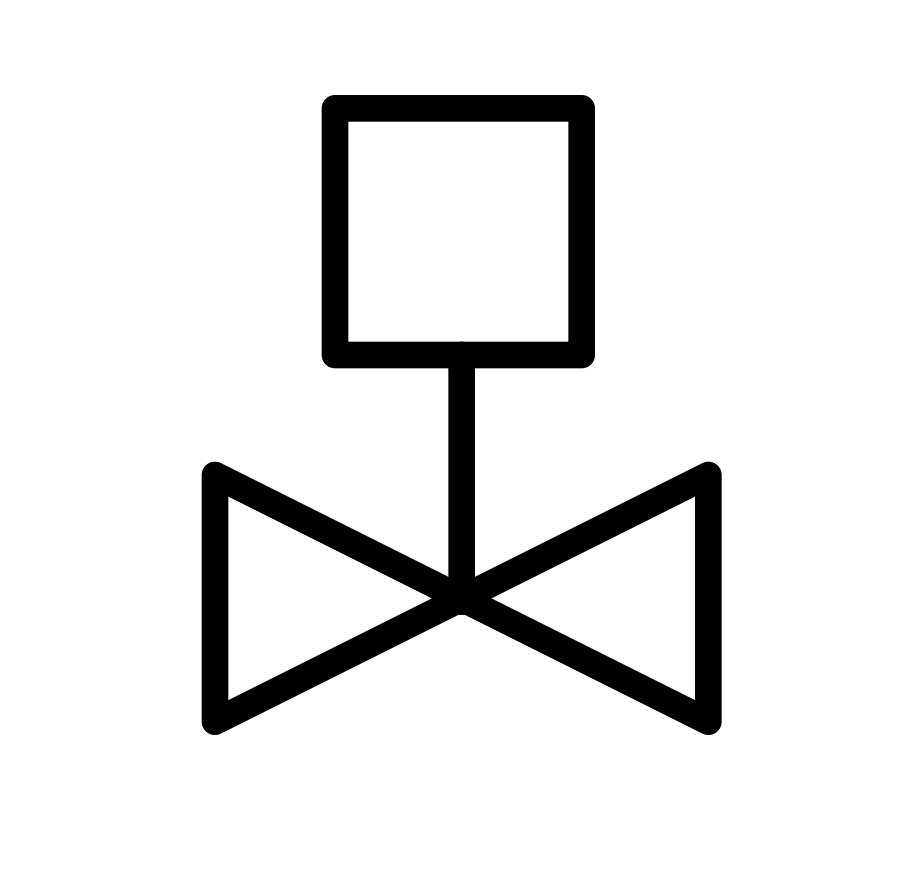
#> input picture input_CAD/targetA.png, 904 x 875 px
$ python -i tri_detector.py   (imports and definitions only)
#> lines starting #> are read from the running program, lines starting #| are printed output that depends on the picture; after the words box and inside, x2 and y2 are one past the last pixel; in counts of white or black regions, pixels touching at a corner belong together
#> further down, picture is the input picture: shape (875, 904, 3); min 0, max 255, mean 231.4
import cv2
import numpy as np


class TriangleDetector:
    def __init__(self):
        self.min_area = 100  # Minimum area of triangle to be detected
        self.approx_epsilon_factor = 0.02  # Approximation accuracy

    def detect_triangles(self, image):
        """
        Detect triangles in the given image.

        Args:
            image: Input image (BGR)

        Returns:
            List of triangles (each triangle is a numpy array of 3 points)
        """
        # Convert to grayscale
        gray = cv2.cvtColor(image, cv2.COLOR_BGR2GRAY)

        # Apply threshold or edge detection
        _, binary = cv2.threshold(gray, 127, 255, cv2.THRESH_BINARY_INV)
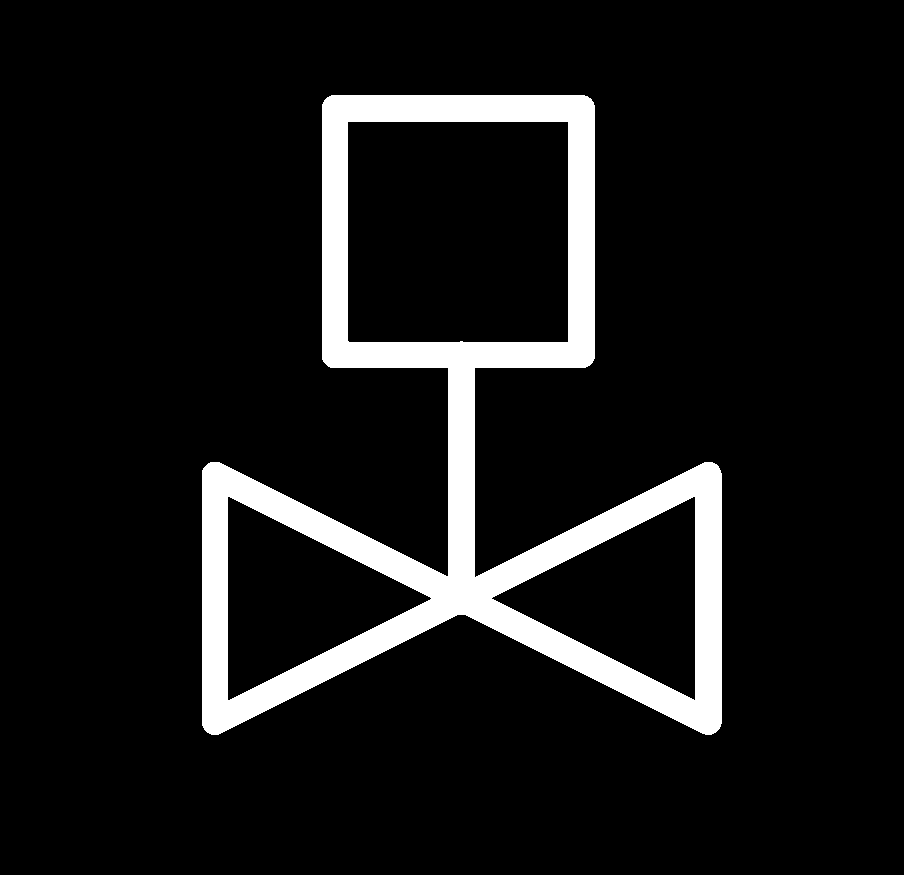
#> binary: shape (875, 904); 9.2% white; 1 white region

        # Find contours
        contours, _ = cv2.findContours(binary, cv2.RETR_LIST, cv2.CHAIN_APPROX_SIMPLE)
#> contours = 4 contours; box (x1, y1, x2, y2) and area: (202, 95, 722, 735) 161281, (347, 121, 569, 343) 48834, (227, 496, 432, 701) 21111, (491, 496, 696, 701) 21010

        triangles = []

        # Iterate through each contour
        for contour in contours:
            # Filter small contours
            if cv2.contourArea(contour) < self.min_area:
                continue

            # Approximate contour with polygon
            epsilon = self.approx_epsilon_factor * cv2.arcLength(contour, True)
            approx = cv2.approxPolyDP(contour, epsilon, True)

            # Check if it's a triangle (has 3 vertices)
            if len(approx) == 3:
                triangles.append(approx)
#> this loop made 4 passes
#> (epsilon, approx) on passes 1 to 3: (13.91, [[695, 497], [694, 700], [491, 598]]), (13.91, [[227, 699], [228, 496], [431, 598]]), (17.64, [[347, 122], [567, 121], [568, 341], [349, 342]])
#> epsilon on pass 4: 63.91
#> after the loop, triangles = 2 contours; box (x1, y1, x2, y2) and area: (491, 497, 696, 701) 20656, (227, 496, 432, 700) 20656

        return triangles

    def fill_triangles(self, image, triangles, color=(0, 0, 255)):  # Red color (BGR)
        """
        Fill detected triangles with a specific color

        Args:
            image: Input image
            triangles: List of triangles
            color: Color to fill triangles with (BGR format)

        Returns:
            Image with filled triangles
        """
        # Create a copy of the image to avoid modifying the original
        result = image.copy()

        # Draw filled triangles
        cv2.fillPoly(result, triangles, color)

        return result

    def draw_triangle_count(self, image, count):
        """
        Draw triangle count on the image

        Args:
            image: Input image
            count: Number of triangles detected

        Returns:
            Image with text indicating triangle count
        """
        result = image.copy()
        text = f"Triangles: {count}"
        cv2.putText(result, text, (20, 30), cv2.FONT_HERSHEY_SIMPLEX, 1, (0, 0, 0), 2)
        return result

>>> import cv2
>>> picture = cv2.imread('../input_CAD/targetA.png')
>>> result = TriangleDetector().detect_triangles(picture)
#> result has the same summary as triangles in detect_triangles

$ run again, on input_CAD/testB.png
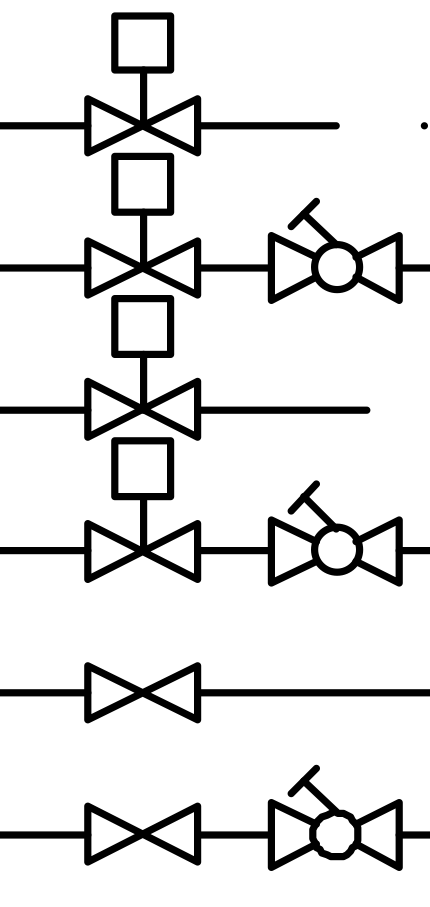
#> input picture input_CAD/testB.png, 430 x 907 px
#> picture is the input picture: shape (907, 430, 3); min 0, max 255, mean 226.6
#> in detect_triangles, `_, binary = cv2.threshold(gray, 127, 255, cv2.THRESH_BINARY_INV)`:
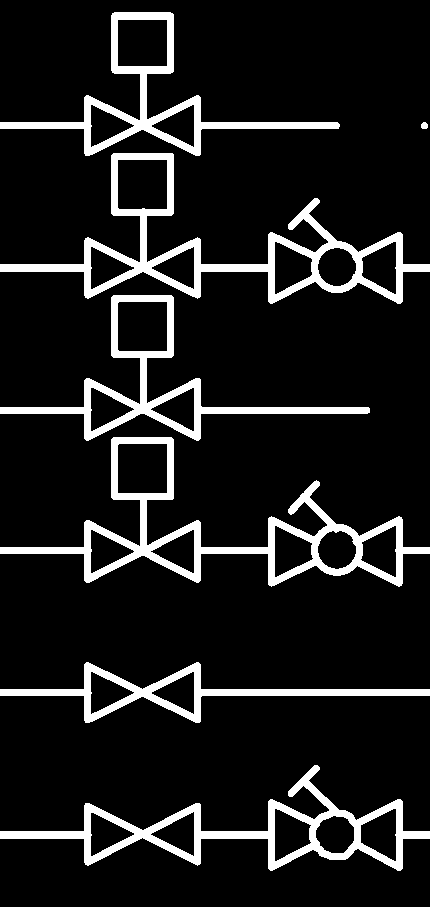
#> binary: shape (907, 430); 11.1% white; 7 white regions
#> contours = 32 contours; largest, box (x1, y1, x2, y2) and area: (0, 153, 430, 304) 16600, (0, 437, 430, 587) 16444, (0, 765, 430, 871) 12563, (0, 295, 370, 441) 9860, (0, 12, 340, 156) 9498
#> the loop in detect_triangles, `for contour in contours:` made 32 passes
#> (epsilon, approx) on passes 2, 3, 4, 5, 7, 8, 11, 12: (3.01, [[90, 855], [91, 812], [134, 833]]), (3.01, [[194, 812], [193, 856], [150, 834]]), (3.13, [[393, 808], [395, 861], [360, 842], [360, 825]]), (3.19, [[275, 808], [311, 825], [311, 842], [276, 861]]), (2.92, [[194, 672], [193, 714], [151, 693]]), (2.97, [[90, 713], [91, 671], [134, 692]]), (2.98, [[194, 530], [193, 573], [150, 551]]), (3, [[90, 572], [91, 529], [134, 551]])
#> after the loop in detect_triangles, `for contour in contours:`: triangles = 12 contours; largest, box (x1, y1, x2, y2) and area: (150, 812, 195, 857) 957, (150, 530, 195, 574) 936, (90, 529, 135, 573) 936, (150, 388, 195, 432) 936, (90, 387, 135, 431) 936
#> result has the same summary as triangles in detect_triangles

$ run again, on input_CAD/testC.png
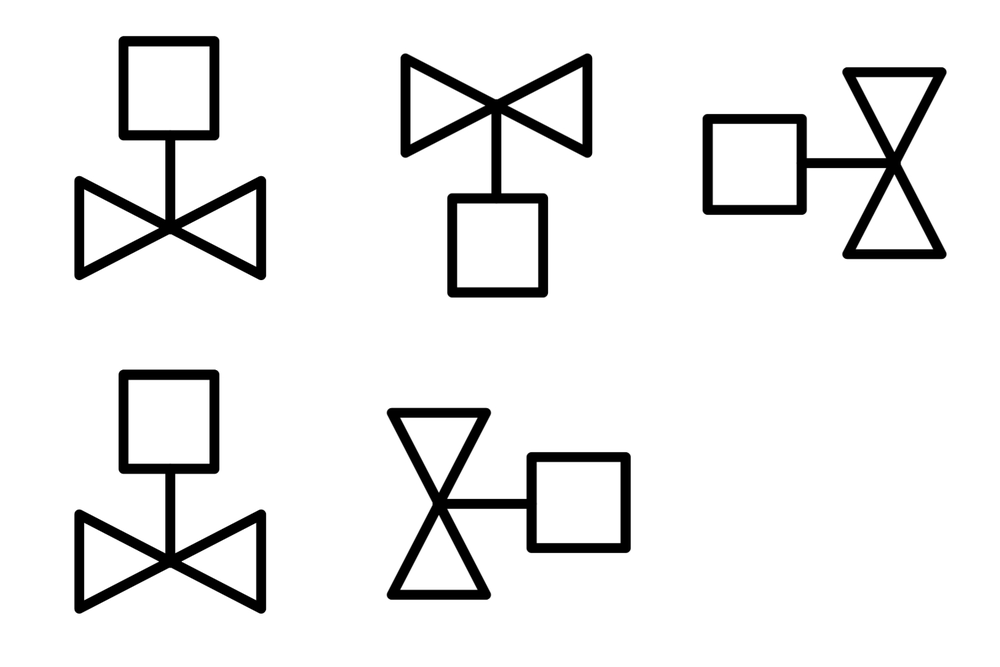
#> input picture input_CAD/testC.png, 1000 x 667 px, shrunk from 1500 x 1000 before the run
#> picture is the input picture: shape (667, 1000, 3); min 0, max 255, mean 235.4
#> in detect_triangles, `_, binary = cv2.threshold(gray, 127, 255, cv2.THRESH_BINARY_INV)`:
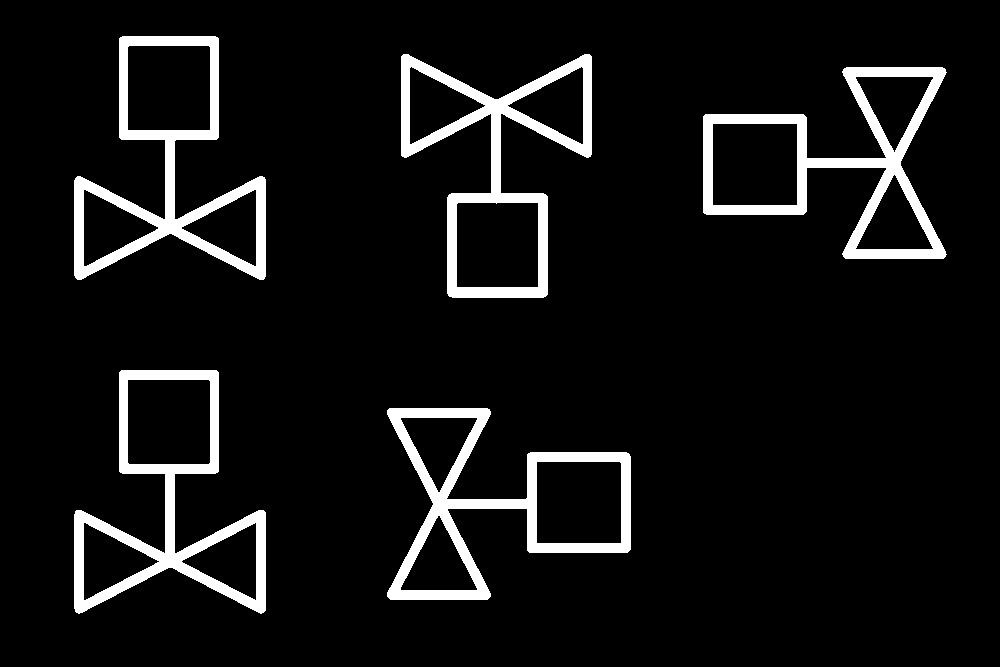
#> binary: shape (667, 1000); 7.7% white; 5 white regions
#> contours = 20 contours; largest, box (x1, y1, x2, y2) and area: (387, 408, 631, 600) 22385, (401, 54, 592, 298) 22374, (703, 67, 947, 259) 22373, (74, 36, 266, 280) 22284, (74, 370, 266, 614) 22278
#> the loop in detect_triangles, `for contour in contours:` made 20 passes
#> (epsilon, approx) on passes 1, 2, 3, 4, 5, 7, 9, 10: (5.18, [[256, 523], [255, 600], [181, 561]]), (5.22, [[83, 599], [84, 522], [159, 561]]), (5.17, [[438, 515], [476, 590], [400, 589]]), (6.62, [[536, 462], [619, 461], [621, 542], [537, 543]]), (5.17, [[401, 417], [477, 418], [439, 492]]), (6.64, [[128, 379], [210, 381], [208, 464], [127, 462]]), (6.64, [[458, 202], [538, 203], [537, 287], [456, 286]]), (5.17, [[256, 190], [255, 266], [181, 228]])
#> after the loop in detect_triangles, `for contour in contours:`: triangles = 10 contours; largest, box (x1, y1, x2, y2) and area: (83, 522, 160, 600) 2907, (856, 76, 934, 153) 2907, (507, 66, 584, 144) 2888, (409, 66, 486, 144) 2888, (181, 523, 257, 601) 2868
#> result has the same summary as triangles in detect_triangles
